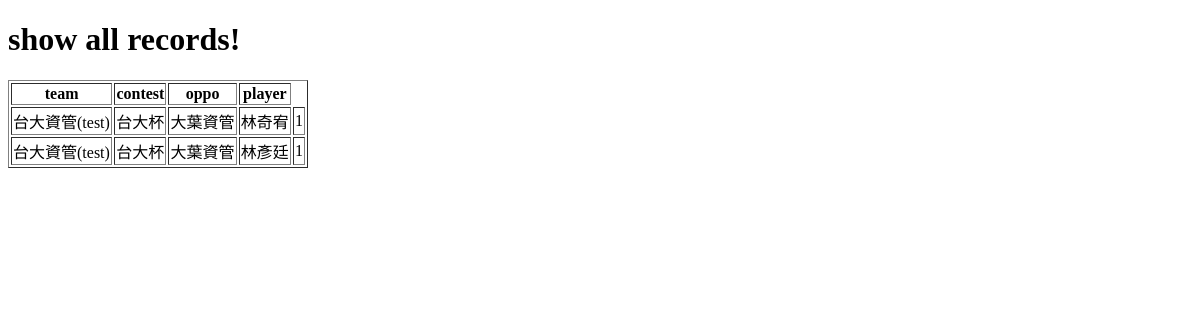
Page /listrecord on the earlier database version.
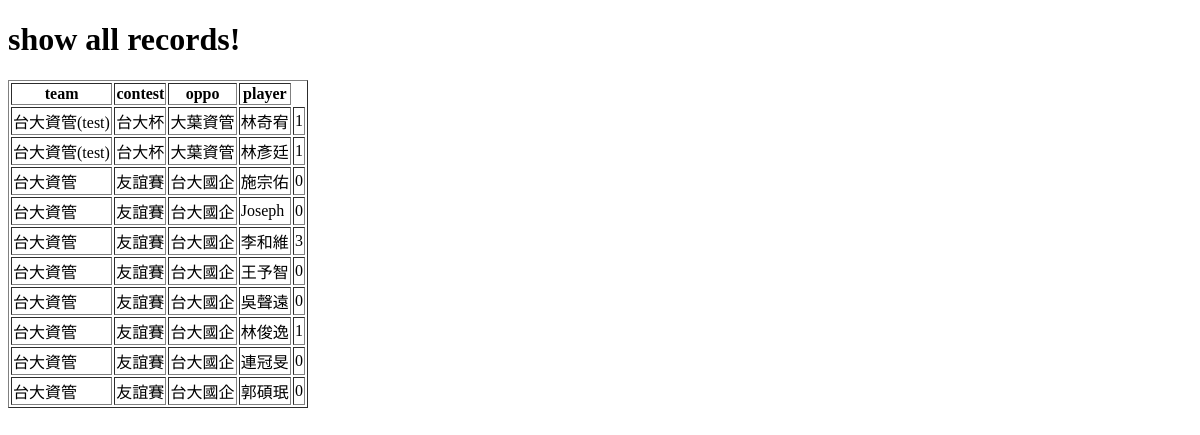
Same page on the later database version.
### basketR/models.py (models this page shows, shortened)
class GameRecord(models.Model):
	player 	= models.ForeignKey(
		Player,
		models.SET_NULL,
		blank=False,
		null=True,
	)
	contest = models.ForeignKey(
		Contest,
		models.SET_NULL,
		blank=False,
		null=True,
	)
	q1		= models.ForeignKey(
		QRecord,
		models.SET_NULL,
		related_name='q1',
		blank=False,
		null=True,
	)
	q2		= models.ForeignKey(
		QRecord,
		models.SET_NULL,
		related_name='q2',
		blank=False,
		null=True,
	)
	q3		= models.ForeignKey(
		QRecord,
		models.SET_NULL,
		related_name='q3',
		blank=False,
		null=True,
	)
	q4		= models.ForeignKey(
		QRecord,
		models.SET_NULL,
		related_name='q4',
		blank=False,
		null=True,
	)

class Player(models.Model):
	pID 	= models.AutoField(primary_key=True)
	team    = models.ForeignKey(
		Team,
		models.SET_NULL,
		blank=False,
		null=True,
	)
	pNum	= models.IntegerField(blank=False) #背號
	pName 	= models.CharField(max_length=50)
	stuID	= models.CharField(max_length=15)
	def __str__(self):
		return self.pName

class Team(models.Model):
	tID 	= models.AutoField(primary_key=True)
	tName 	= models.CharField(max_length=50)
	def __str__(self):
		return self.tName

class Contest(models.Model):
	cID		= models.AutoField(primary_key=True)
	team    = models.ForeignKey(
		Team,
		models.SET_NULL,
		blank=False,
		null=True,
	)
	cName	= models.CharField(max_length=15) #ex:大資盃、台大盃
	date	= models.DateField()
	oppo	= models.CharField(max_length=20) #ex:台大電機

class QRecord(models.Model):
	qID 	= models.AutoField(primary_key=True)
	p2M		= models.IntegerField(default=0)
	p2A		= models.IntegerField(default=0)
	p3M		= models.IntegerField(default=0)
	p3A		= models.IntegerField(default=0)
	ftM		= models.IntegerField(default=0)
	ftA		= models.IntegerField(default=0)
	dR		= models.IntegerField(default=0)
	oR		= models.IntegerField(default=0)
	ass		= models.IntegerField(default=0)
	blk		= models.IntegerField(default=0)
	steal	= models.IntegerField(default=0)
	turno	= models.IntegerField(default=0)
	foul	= models.IntegerField(default=0)

### basketR/views.py (the view)
# urls.py: url(r'^listrecord$', views.listrecord),
def listrecord(request):
	record_list = GameRecord.objects.all()
	context = {'record_list': record_list}
	return render(request, 'listrecord.html', context)

### basketR/templates/listrecord.html (shortened to what this page needs)
<!DOCTYPE html>
<html>
    <head>
    </head>
    <body>
        <h1>show all records!</h1>
        <div>
            <table border='1'; width='300'>
                <thead>
                    <tr>
                        <th>team</th>
                        <th>contest</th>
                        <th>oppo</th>
                        <th>player</th>
                    </tr>
                </thead>
                <tbody>
                {% for gamerecord in record_list %}
                    <tr>
                        <td>{{gamerecord.player.team}}</td>
                        <td>{{gamerecord.contest.cName}}</td>
                        <td>{{gamerecord.contest.oppo}}</td>
                        <td>{{gamerecord.player}}</td>
                        <td>{{gamerecord.q1.p2M}}</td>
                    </tr>
                {% endfor %}
                </tbody>
            </table>
        </div>
    </body>
</html>

Differences in the rows shown:
added GameRecord: player.team "台大資管", contest.cName "友誼賽", contest.oppo "台大國企", player "施宗佑", q1.p2M "0"
added GameRecord: player.team "台大資管", contest.cName "友誼賽", contest.oppo "台大國企", player "Joseph", q1.p2M "0"
added GameRecord: player.team "台大資管", contest.cName "友誼賽", contest.oppo "台大國企", player "李和維", q1.p2M "3"
added GameRecord: player.team "台大資管", contest.cName "友誼賽", contest.oppo "台大國企", player "王予智", q1.p2M "0"
added GameRecord: player.team "台大資管", contest.cName "友誼賽", contest.oppo "台大國企", player "吳聲遠", q1.p2M "0"
added GameRecord: player.team "台大資管", contest.cName "友誼賽", contest.oppo "台大國企", player "林俊逸", q1.p2M "1"
added GameRecord: player.team "台大資管", contest.cName "友誼賽", contest.oppo "台大國企", player "連冠旻", q1.p2M "0"
added GameRecord: player.team "台大資管", contest.cName "友誼賽", contest.oppo "台大國企", player "郭碩珉", q1.p2M "0"
